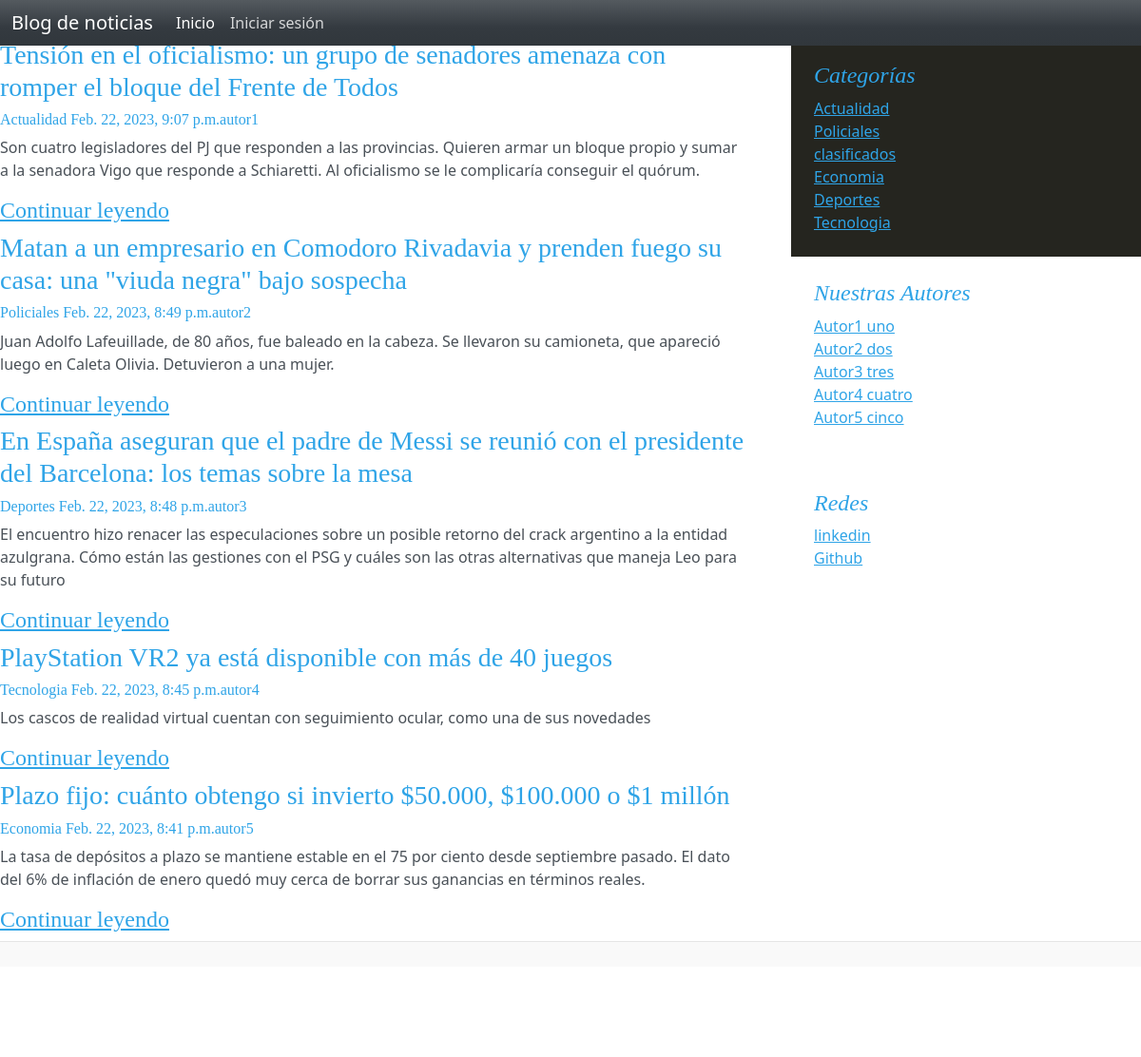
The page / on the database its author committed.
### base/models.py (models this page shows, shortened)
class Post(models.Model):
    title = models.CharField(max_length = 200)
    description = models.TextField()
    text = models.TextField()
    author = models.ForeignKey(Author, on_delete = models.SET_NULL, null = True)
    category = models.ForeignKey(Categoty, on_delete = models.SET_NULL, null = True, blank = False)
    updated = models.DateTimeField(auto_now = True)
    created = models.DateTimeField(auto_now_add = True)

class Categoty(models.Model):
    classification = models.CharField(max_length = 200, null = False, blank = False)
    def __str__(self):
        return self.classification

class Author(models.Model):
    name = models.CharField(max_length = 200, null = False, blank = False)
    last_name = models.CharField(max_length = 200, null = False, blank = False)
    comment = models.TextField()
    category = models.ForeignKey(Categoty, on_delete = models.SET_NULL, null = True, blank = True)
    updated = models.DateTimeField(auto_now = True)
    created = models.DateTimeField(auto_now_add = True)
    def __str__(self):
        return self.name

### base/views.py (the view)
# urls.py: path('', views.home),
def home(request):
    posts = Post.objects.order_by("-created")
    return render(request, 'home.html', { 'posts': posts})

### templates/home.html
{% extends 'layouts/main.html' %}
{% load static %}
{% block content %}
{% for p in posts %}
<h3>{{ p.title }}</h3>
<h6>{{ p.category }} {{ p.created }}{{ p.author }}</h6>
<p>{{ p.description }}</p>
<h4><a href="/post/{{p.id}}">Continuar leyendo</a></h4>
{% endfor %}
{% endblock %}

### templates/layouts/main.html (shortened to what this page needs)
<!doctype html>
{% load static %}
<html lang="en">
<head>
    <link rel="stylesheet" href="{% static 'styles/bootstrap.css' %}">
    <link rel="stylesheet" href="{% static 'styles/blog.css' %}">
</head>
<body>
    <div class="container">
        <header class="blog-header lh-1 py-3">
            <nav class="navbar navbar-expand-md navbar-dark fixed-top bg-dark">
                <div class="container-fluid">
                    <a class="navbar-brand" href="/">Blog de noticias</a>
                    <div class="collapse navbar-collapse" id="navbarCollapse">
                        <ul class="navbar-nav me-auto mb-2 mb-md-0">
                            <li class="nav-item">
                                <a class="nav-link active" aria-current="page" href="/">Inicio</a>
                            </li>
                            {% if request.user.is_authenticated %}
                            <li class="nav-item">
                                <a class="nav-link" href="/created">Publicar en clasificados</a>
                            </li>
                            <li class="nav-item">
                                <a class="nav-link" href="/logout"> Cerrar sesión </a>
                            </li>
                            {% else %}
                            <li class="nav-item">
                                <a class="nav-link" href="/login"> Iniciar sesión </a>
                            </li>
                            {% endif %}
                        </ul>
                    </div>
                </div>
            </nav>
        </header>
    </div>
    <main class="mt-2">
        <section class="row g-5">
            <div class="col-md-8">
                {% block content %}
                {% endblock %}
            </div>
            <aside class="col-md-4">
                <div class="position-sticky" style="top: 2rem;">
                    <div class="p-4" style="background-color:#25251f">
                        <h4 class="fst-italic">Categorías</h4>
                        <ol class="list-unstyled mb-0">
                            <li><a href='/present'>Actualidad</a></li>
                            <li><a href='/police'>Policiales</a></li>
                            <li><a href='/classified'>clasificados</a></li>
                            <li><a href='/economy'>Economia</a></li>
                            <li><a href='/sports'>Deportes</a></li>
                            <li><a href='/technology'>Tecnologia</a></li>
                        </ol>
                    </div>
                    <div class="p-4">
                        <h4 class="fst-italic">Nuestras Autores</h4>
                        <ol class="list-unstyled">
                            <li><a href='/author1'>Autor1 uno</a></li>
                            <li><a href='/author2'>Autor2 dos</a></li>
                            <li><a href='/author3'>Autor3 tres</a></li>
                            <li><a href='/author4'>Autor4 cuatro</a></li>
                            <li><a href='/author5'>Autor5 cinco</a></li>
                    </div>
                    <div class="p-4">
                        <h4 class="fst-italic">Redes</h4>
                        <ol class="list-unstyled">
                            <li><a href='https://www.linkedin.com/'>linkedin</a></li>
                            <li><a href='https://github.com/'>Github</a></li>
                        </ol>
                    </div>
                </div>
            </aside>
        </section>
    </main>
    <footer class="blog-footer">
        <h3>Proyecto final backend django <a href="https://lumetrio.com/">Lumetrio</a></h3>
    </footer>
</body>

### static/styles/blog.css (style rules this page uses)
.blog-header { border-bottom: 1px solid #e5e5e5; }
h1, h2, h3, h4, h5, h6 { font-family: "Playfair Display", Georgia, "Times New Roman", serif; }
.blog-footer { padding: 2.5rem 0; color: #727272; text-align: center; background-color: #f9f9f9; border-top: .05rem solid #e5e5e5; }

### rows shown on the page
Post: title "Tensión en el oficialismo: un grupo de senadores amenaza con romper el bloque del Frente de Todos", category "Actualidad", created "Feb. 22, 2023, 9:07 p.m.", author "autor1", description "Son cuatro legisladores del PJ que responden a las provincias. Quieren armar un bloque propio y sumar a la senadora Vigo que responde a Schiaretti. Al oficialismo se le complicaría conseguir el quórum."
Post: title "Matan a un empresario en Comodoro Rivadavia y prenden fuego su casa: una \"viuda negra\" bajo sospecha", category "Policiales", created "Feb. 22, 2023, 8:49 p.m.", author "autor2", description "Juan Adolfo Lafeuillade, de 80 años, fue baleado en la cabeza. Se llevaron su camioneta, que apareció luego en Caleta Olivia. Detuvieron a una mujer."
Post: title "En España aseguran que el padre de Messi se reunió con el presidente del Barcelona: los temas sobre la mesa", category "Deportes", created "Feb. 22, 2023, 8:48 p.m.", author "autor3", description "El encuentro hizo renacer las especulaciones sobre un posible retorno del crack argentino a la entidad azulgrana. Cómo están las gestiones con el PSG y cuáles son las otras alternativas que maneja Leo para su futuro"
Post: title "PlayStation VR2 ya está disponible con más de 40 juegos", category "Tecnologia", created "Feb. 22, 2023, 8:45 p.m.", author "autor4", description "Los cascos de realidad virtual cuentan con seguimiento ocular, como una de sus novedades"
Post: title "Plazo fijo: cuánto obtengo si invierto $50.000, $100.000 o $1 millón", category "Economia", created "Feb. 22, 2023, 8:41 p.m.", author "autor5", description "La tasa de depósitos a plazo se mantiene estable en el 75 por ciento desde septiembre pasado. El dato del 6% de inflación de enero quedó muy cerca de borrar sus ganancias en términos reales."
